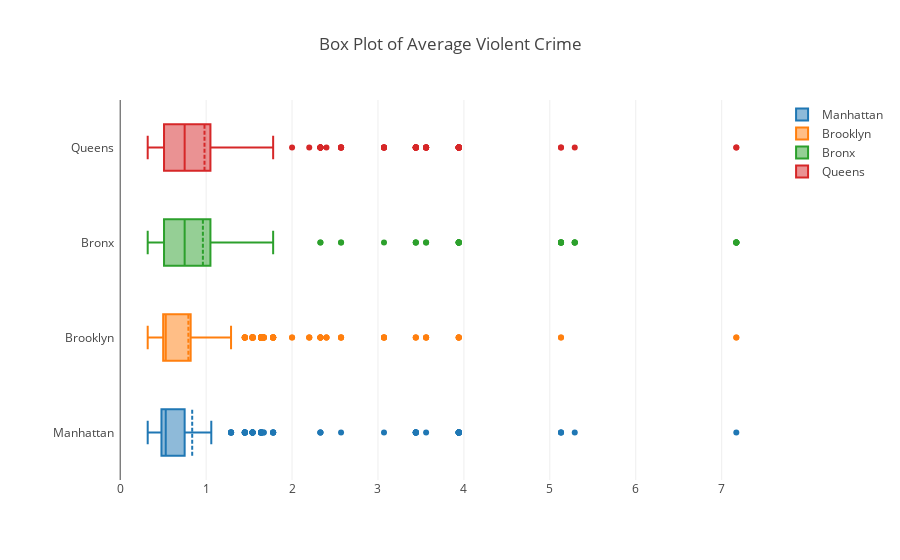

Here is the notebook cell this chart was saved with:
### Code cell
trace0 = go.Box(x=Msafe["AvgOfVio N"],name="Manhattan",boxmean=True)
trace1 = go.Box(x=Bsafe["AvgOfVio N"],name="Brooklyn",boxmean=True)
trace2 = go.Box(x=BXsafe["AvgOfVio N"],name="Bronx",boxmean=True)
trace3 = go.Box(x=Qsafe["AvgOfVio N"],name="Queens",boxmean=True)
data = [trace0, trace1, trace2, trace3]
layout = go.Layout(
    title = "Box Plot of Average Violent Crime",
    margin = go.Margin(l=115)
)
fig = go.Figure(data=data,layout=layout)
iplot(fig)

### Figure 1 — Plotly figure (JSON) as saved in the notebook; plotly's stock layout.template omitted (floating-point values rounded to 4 significant figures; data arrays with more than 128 entries replaced by an {"elided": "..."} marker saying what was removed)
{"data": [{"boxmean": true, "name": "Manhattan", "type": "box", "x": {"elided": "603 float values"}}, {"boxmean": true, "name": "Brooklyn", "type": "box", "x": {"elided": "1121 float values"}}, {"boxmean": true, "name": "Bronx", "type": "box", "x": {"elided": "708 float values"}}, {"boxmean": true, "name": "Queens", "type": "box", "x": {"elided": "890 float values"}}], "layout": {"margin": {"l": 115}, "title": "Box Plot of Average Violent Crime"}}
